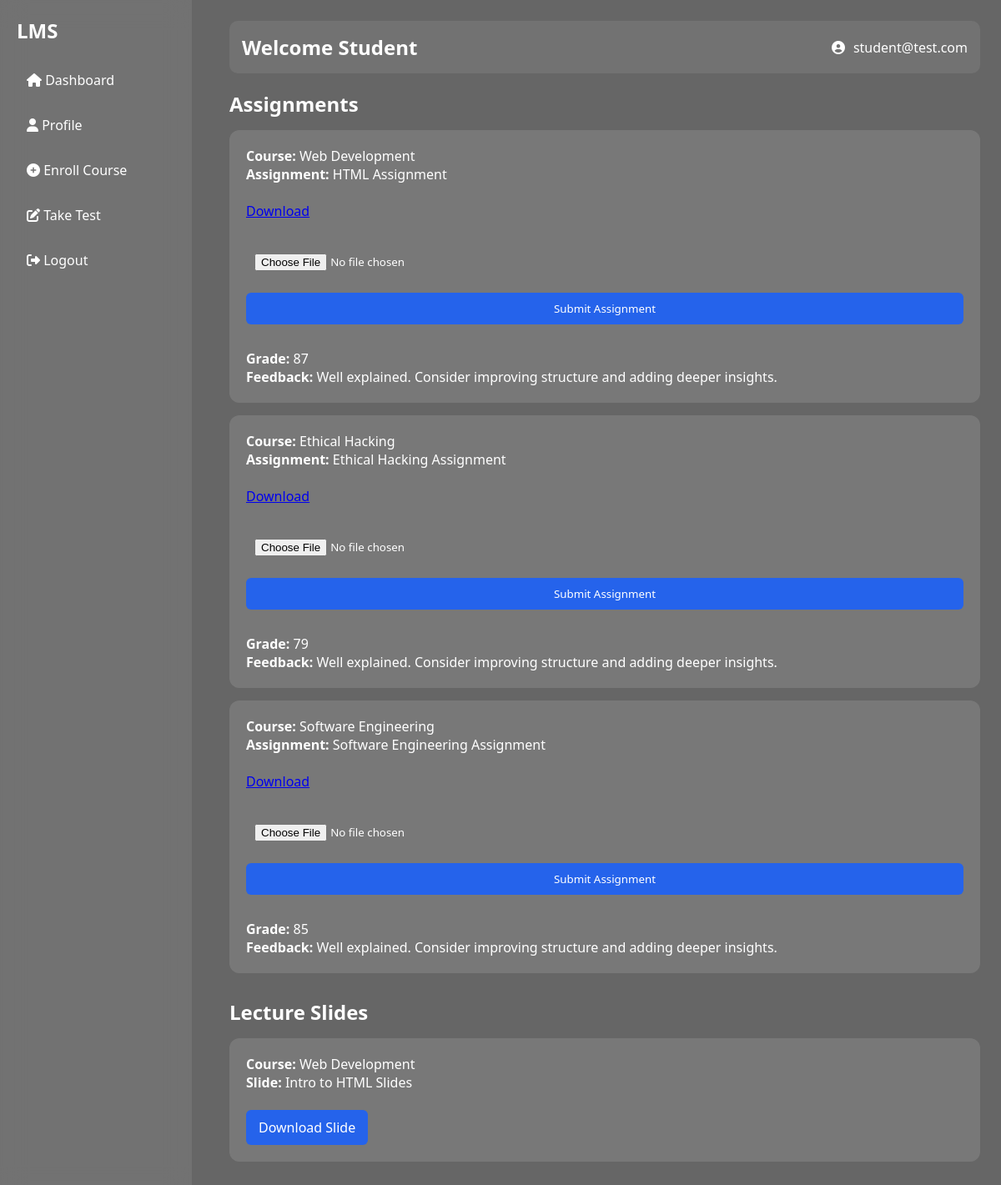
The app's page /frontend/student_dashboard.php (signed in) with its own data.
### tables this page shows
CREATE TABLE `assignments` (
  `assignment_id` int(11) NOT NULL,
  `course_id` int(11) DEFAULT NULL,
  `title` varchar(255) DEFAULT NULL,
  `description` text DEFAULT NULL,
  `due_date` date DEFAULT NULL,
  `file_path` varchar(255) DEFAULT NULL
);

CREATE TABLE `courses` (
  `course_id` int(11) NOT NULL,
  `course_name` varchar(100) DEFAULT NULL,
  `lecturer_email` varchar(100) DEFAULT NULL
);

CREATE TABLE `slides` (
  `slide_id` int(11) NOT NULL,
  `course_id` int(11) DEFAULT NULL,
  `title` varchar(255) DEFAULT NULL,
  `file_path` varchar(255) DEFAULT NULL,
  `uploaded_at` timestamp NOT NULL DEFAULT current_timestamp()
);

### frontend/student_dashboard.php (the view, shortened to what this page needs)
<?php
include("../backend/db.php");
$email = $_SESSION['email'];
?>
<!DOCTYPE html>
<html>
<head>
    <link rel="stylesheet" href="../assets/style.css">
    <link rel="stylesheet" href="https://cdnjs.cloudflare.com/ajax/libs/font-awesome/6.5.0/css/all.min.css">
</head>
<body>
<div class="sidebar">
    <h2>LMS</h2>
    <a href="student_dashboard.php"><i class="fas fa-home"></i> Dashboard</a>
    <a href="student_profile.php"><i class="fas fa-user"></i> Profile</a>
    <a href="enroll_course.php"><i class="fas fa-plus-circle"></i> Enroll Course</a>
    <a href="take_test.php"><i class="fas fa-edit"></i> Take Test</a>
    <a href="../backend/logout.php"><i class="fas fa-sign-out-alt"></i> Logout</a>
</div>
<div class="main">
<div class="topbar" style="display:flex; justify-content:space-between; align-items:center;">
    <h2>Welcome Student</h2>
    <div style="display:flex; align-items:center; gap:15px;">
        <div style="display:flex; align-items:center; gap:10px;">
            <i class="fas fa-user-circle"></i>
            <span><?php echo $email; ?></span>
        </div>
    </div>
</div>
<h2>Assignments</h2>
<?php
$sql = "SELECT assignments.assignment_id, assignments.title, assignments.file_path,
courses.course_name, submissions.grade, submissions.feedback
FROM assignments
JOIN courses ON assignments.course_id = courses.course_id
JOIN enrollments ON enrollments.course_id = courses.course_id
LEFT JOIN submissions
ON submissions.submission_id = (
    SELECT MAX(s2.submission_id)
    FROM submissions s2
    WHERE s2.assignment_id = assignments.assignment_id
    AND s2.student_email = '$email'
)
WHERE enrollments.student_email = '$email'";
$result = $conn->query($sql);
if ($result && $result->num_rows > 0) {
    while($row = $result->fetch_assoc()) {
        echo "<div class='card'>";
        echo "<b>Course:</b> ".$row['course_name']."<br>";
        echo "<b>Assignment:</b> ".$row['title']."<br><br>";
        echo "<a href='../uploads/".$row['file_path']."' download>Download</a><br><br>";
        echo "<form action='../backend/submit_assignment_process.php' method='POST' enctype='multipart/form-data'>";
        echo "<input type='file' name='submission_file' required>";
        echo "<input type='submit' value='Submit Assignment'>";
        echo "</form>";
        if ($row['grade'] !== null) {
            echo "<br><b>Grade:</b> ".$row['grade']."<br>";
            echo "<b>Feedback:</b> ".$row['feedback']."<br>";
        }
        echo "</div>";
    }
} else {
    echo "<div class='card'>No assignments available yet.</div>";
}
?>
<h2 style="margin-top:30px;">Lecture Slides</h2>
<div style="max-width:900px; margin:auto;">
<?php
$slides = $conn->query("SELECT slides.*, courses.course_name
FROM slides
JOIN courses ON slides.course_id = courses.course_id");
if ($slides && $slides->num_rows > 0) {
    while($row = $slides->fetch_assoc()) {
        echo "<div class='card' style='margin-bottom:15px;'>";
        echo "<b>Course:</b> ".$row['course_name']."<br>";
        echo "<b>Slide:</b> ".$row['title']."<br><br>";
        echo "<a href='../uploads/".$row['file_path']."' download
        style='display:inline-block; padding:10px 15px; background:#2563eb; color:white; border-radius:6px; text-decoration:none;'>
        Download Slide
        </a>";
        echo "</div>";
    }
} else {
    echo "<div class='card' style='text-align:center;'>No slides uploaded yet.</div>";
}
?>
</div>
</div>
</body>
</html>

### assets/style.css (style rules this page uses)
* { margin: 0; padding: 0; box-sizing: border-box; font-family: 'Segoe UI', sans-serif; }
body { margin: 0; font-family: 'Segoe UI', sans-serif; background: url('https://images.unsplash.com/photo-1496307042754-b4aa456c4a2d') no-repeat center center; background-size: cover; min-height: 100vh; color: white; }
body::before { content: ""; position: fixed; width: 100%; height: 100%; background: rgba(0,0,0,0.6); z-index: -1; }
.sidebar { position: fixed; width: 230px; height: 100%; background: rgba(255,255,255,0.08); backdrop-filter: blur(15px); padding: 20px; }
.sidebar h2 { margin-bottom: 20px; }
.sidebar a { display: block; padding: 12px; margin: 8px 0; border-radius: 8px; color: white; text-decoration: none; transition: 0.3s; }
.main { margin-left: 250px; padding: 25px; }
.topbar { display: flex; justify-content: space-between; align-items: center; background: rgba(255,255,255,0.08); padding: 15px; border-radius: 10px; margin-bottom: 20px; }
.card { background: rgba(255,255,255,0.12); padding: 20px; border-radius: 12px; margin: 15px 0; transition: 0.3s; }
button, input[type="submit"] { background: #2563eb; padding: 10px 15px; border-radius: 6px; border: none; color: white; cursor: pointer; }
input { width: 100%; padding: 10px; margin: 8px 0; border-radius: 6px; border: none; }

### records on screen
assignments: course.course_name "Web Development", title "HTML Assignment", grade "87", feedback "Well explained. Consider improving structure and adding deeper insights."
assignments: course.course_name "Ethical Hacking", title "Ethical Hacking Assignment", grade "79", feedback "Well explained. Consider improving structure and adding deeper insights."
assignments: course.course_name "Software Engineering", title "Software Engineering Assignment", grade "85", feedback "Well explained. Consider improving structure and adding deeper insights."
slides: course.course_name "Web Development", title "Intro to HTML Slides"

### other values on screen
$email "student@test.com"
